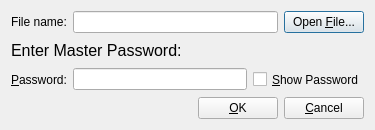
<?xml version="1.0" encoding="UTF-8"?>
<ui version="4.0">
 <class>OpenDbPasswordDialog</class>
 <widget class="QDialog" name="OpenDbPasswordDialog">
  <property name="geometry">
   <rect>
    <x>0</x>
    <y>0</y>
    <width>375</width>
    <height>130</height>
   </rect>
  </property>
  <property name="focusPolicy">
   <enum>Qt::NoFocus</enum>
  </property>
  <property name="windowTitle">
   <string>Open Database</string>
  </property>
  <layout class="QVBoxLayout" name="verticalLayout_2">
   <item>
    <layout class="QHBoxLayout" name="horizontalLayout_3">
     <item>
      <widget class="QLabel" name="fileNameLabel">
       <property name="text">
        <string>File name:</string>
       </property>
       <property name="buddy">
        <cstring>fileNameEdit</cstring>
       </property>
      </widget>
     </item>
     <item>
      <widget class="QLineEdit" name="fileNameEdit">
       <property name="minimumSize">
        <size>
         <width>200</width>
         <height>0</height>
        </size>
       </property>
       <property name="focusPolicy">
        <enum>Qt::NoFocus</enum>
       </property>
       <property name="text">
        <string/>
       </property>
       <property name="readOnly">
        <bool>true</bool>
       </property>
      </widget>
     </item>
     <item>
      <widget class="QPushButton" name="openFileButton">
       <property name="text">
        <string>Open &amp;File...</string>
       </property>
      </widget>
     </item>
    </layout>
   </item>
   <item>
    <widget class="QLabel" name="headerLabel">
     <property name="font">
      <font>
       <pointsize>12</pointsize>
      </font>
     </property>
     <property name="text">
      <string>Enter Master Password:</string>
     </property>
    </widget>
   </item>
   <item>
    <layout class="QHBoxLayout" name="horizontalLayout_2">
     <item>
      <widget class="QLabel" name="passwordLabel">
       <property name="text">
        <string>&amp;Password:</string>
       </property>
       <property name="buddy">
        <cstring>passwordEdit</cstring>
       </property>
      </widget>
     </item>
     <item>
      <widget class="QLineEdit" name="passwordEdit">
       <property name="text">
        <string/>
       </property>
       <property name="echoMode">
        <enum>QLineEdit::Password</enum>
       </property>
      </widget>
     </item>
     <item>
      <widget class="QCheckBox" name="showPasswordCheckBox">
       <property name="sizePolicy">
        <sizepolicy hsizetype="Minimum" vsizetype="Minimum">
         <horstretch>0</horstretch>
         <verstretch>0</verstretch>
        </sizepolicy>
       </property>
       <property name="text">
        <string>&amp;Show Password</string>
       </property>
       <property name="checked">
        <bool>false</bool>
       </property>
      </widget>
     </item>
    </layout>
   </item>
   <item>
    <layout class="QHBoxLayout" name="horizontalLayout">
     <item>
      <spacer name="horizontalSpacer">
       <property name="orientation">
        <enum>Qt::Horizontal</enum>
       </property>
       <property name="sizeType">
        <enum>QSizePolicy::MinimumExpanding</enum>
       </property>
       <property name="sizeHint" stdset="0">
        <size>
         <width>118</width>
         <height>20</height>
        </size>
       </property>
      </spacer>
     </item>
     <item>
      <widget class="QPushButton" name="okButton">
       <property name="text">
        <string>&amp;OK</string>
       </property>
      </widget>
     </item>
     <item>
      <widget class="QPushButton" name="cancelButton">
       <property name="text">
        <string>&amp;Cancel</string>
       </property>
      </widget>
     </item>
    </layout>
   </item>
  </layout>
 </widget>
 <tabstops>
  <tabstop>passwordEdit</tabstop>
  <tabstop>showPasswordCheckBox</tabstop>
 </tabstops>
 <resources/>
 <connections/>
</ui>
